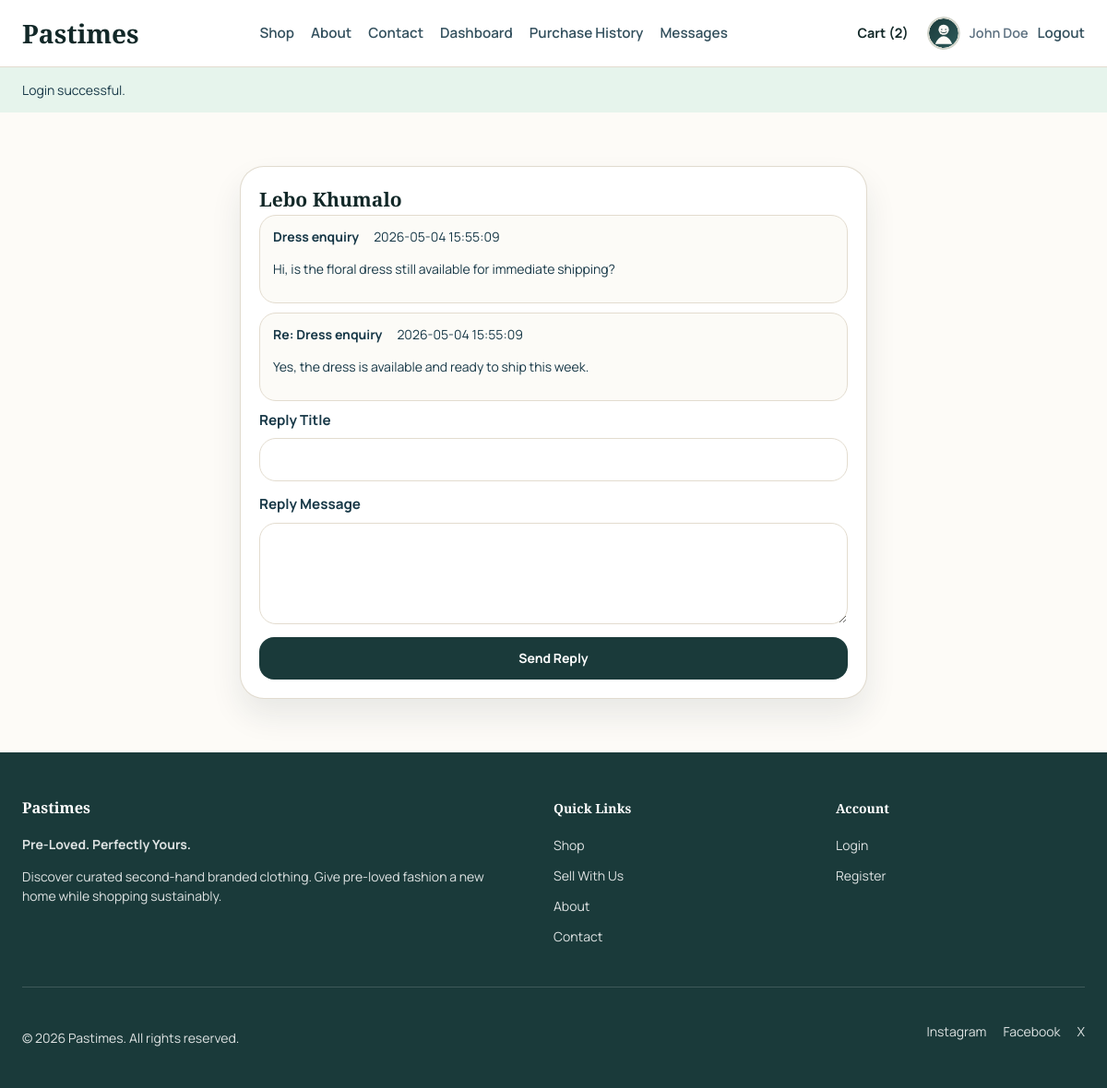
The app's page /conversation.php?id=1 (signed in) with its own data.
### tables this page shows
CREATE TABLE IF NOT EXISTS `tbluser` (
  `user_id` int(11) NOT NULL AUTO_INCREMENT,
  `full_name` varchar(120) NOT NULL,
  `first_name` varchar(60) NOT NULL,
  `last_name` varchar(60) NOT NULL,
  `username` varchar(60) NOT NULL,
  `email` varchar(120) NOT NULL,
  `password_hash` varchar(255) NOT NULL,
  `phone_number` varchar(20) DEFAULT NULL,
  `profile_image_path` varchar(255) DEFAULT NULL,
  `role` enum('customer','seller','admin') NOT NULL DEFAULT 'customer',
  `customer_status` enum('pending','verified','rejected') NOT NULL DEFAULT 'pending',
  `seller_status` enum('none','pending','approved','rejected') NOT NULL DEFAULT 'none',
  `is_active` tinyint(1) NOT NULL DEFAULT 1,
  `created_at` timestamp NOT NULL DEFAULT current_timestamp(),
  `updated_at` timestamp NOT NULL DEFAULT current_timestamp() ON UPDATE current_timestamp(),
  PRIMARY KEY (`user_id`),
  UNIQUE KEY `username` (`username`),
  UNIQUE KEY `email` (`email`)
);

CREATE TABLE IF NOT EXISTS `tblmessage` (
  `message_id` int(11) NOT NULL AUTO_INCREMENT,
  `sender_user_id` int(11) DEFAULT NULL,
  `sender_admin_id` int(11) DEFAULT NULL,
  `receiver_user_id` int(11) DEFAULT NULL,
  `receiver_admin_id` int(11) DEFAULT NULL,
  `related_order_id` int(11) DEFAULT NULL,
  `title` varchar(120) NOT NULL,
  `message_body` text NOT NULL,
  `is_broadcast` tinyint(1) NOT NULL DEFAULT 0,
  `is_read` tinyint(1) NOT NULL DEFAULT 0,
  `created_at` timestamp NOT NULL DEFAULT current_timestamp(),
  PRIMARY KEY (`message_id`),
  KEY `fk_message_sender_user` (`sender_user_id`),
  KEY `fk_message_sender_admin` (`sender_admin_id`),
  KEY `fk_message_receiver_user` (`receiver_user_id`)
);

### includes/functions.php (called while the page is built, shortened)
<?php
function app_url(string $path = ''): string
{
    $suffix = ltrim($path, '/');
    $base = defined('APP_URL_BASE') ? APP_URL_BASE : '';
    return $suffix === '' ? ($base ?: '/') : ($base . '/' . $suffix);
}
function e(?string $value): string
{
    return htmlspecialchars((string) $value, ENT_QUOTES, 'UTF-8');
}
function get_flash(): ?array
{
    $flash = $_SESSION['flash'];
    return $flash;
}
function db(): mysqli
{
    static $connection = null;
    if ($connection instanceof mysqli) {
        return $connection;
    }
    $connection = getDBConnection(true);
    return $connection;
}
function bind_params(mysqli_stmt $statement, string $types, array &$params): void
{
    $bindParams = [$types];
    foreach ($params as $key => &$value) {
        $bindParams[] = &$value;
    }
    call_user_func_array([$statement, 'bind_param'], $bindParams);
}
function db_one(string $sql, string $types = '', array $params = []): ?array
{
    $statement = db()->prepare($sql);
    if ($types !== '' && $params !== []) {
        bind_params($statement, $types, $params);
    }
    $statement->execute();
    $result = $statement->get_result();
    $row = $result ? $result->fetch_assoc() : null;
    return $row ?: null;
}
function db_all(string $sql, string $types = '', array $params = []): array
{
    $statement = db()->prepare($sql);
    if ($types !== '' && $params !== []) {
        bind_params($statement, $types, $params);
    }
    $statement->execute();
    $result = $statement->get_result();
    $rows = $result ? $result->fetch_all(MYSQLI_ASSOC) : [];
    return $rows;
}
function current_user(): ?array
{
    return db_one('SELECT * FROM tblUser WHERE user_id = ?', 'i', [(int) $_SESSION['user_id']]);
}
function current_admin(): ?array
{
    if (!isset($_SESSION['admin_id'])) {
        return null;
    }
    return db_one('SELECT * FROM tblAdmin WHERE admin_id = ?', 'i', [(int) $_SESSION['admin_id']]);
}
function require_user_login(): array
{
    $user = current_user();
    return $user;
}
function cart_count(): int
{
    return Cart::getCartCount();
}
function user_avatar_path(array $user): string
{
    $imagePath = str_replace('\\', '/', trim((string) ($user['profile_image_path'] ?? '')));
    return 'assets/images/uploads/default-avatar.svg';
}

### includes/Marketplace.php (called while the page is built, shortened)
<?php
final class Cart
{
    public static function getSessionCart(): array
    {
        $scopeKey = self::cartScopeKey();
        if ($_SESSION['cart_buckets'][$scopeKey] === []) {
            self::loadDatabaseCartIfNeeded();
        }
        return $_SESSION['cart_buckets'][$scopeKey];
    }
    public static function getCartCount(): int
    {
        return array_sum(self::getSessionCart());
    }
    private static function loadDatabaseCartIfNeeded(): void
    {
        $user = current_user();
        $scopeKey = self::cartScopeKey((int) $user['user_id']);
        try {
            $rows = db_all('SELECT clothes_id, quantity FROM tblCartItem WHERE user_id = ? ORDER BY cart_id ASC', 'i', [(int) $user['user_id']]);
            $cart = [];
            foreach ($rows as $row) {
                $cart[(int) $row['clothes_id']] = (int) $row['quantity'];
            }
        } catch (Throwable $exception) {
        }
    }
    private static function saveSessionCart(array $cart, ?string $scopeKey = null): void
    {
        $scopeKey = $scopeKey ?? self::cartScopeKey();
        foreach ($cart as $productId => $quantity) {
            $productId = (int) $productId;
            $quantity = (int) $quantity;
        }
    }
    private static function cartScopeKey(?int $userId = null): string
    {
        if ($userId === null) {
            $currentUser = current_user();
            $userId = (int) ($currentUser['user_id'] ?? 0);
        }
        return $userId > 0 ? 'user_' . $userId : 'guest';
    }
}

### conversation.php (the view, shortened to what this page needs)
<?php
$user = require_user_login();
$messageId = (int) ($_GET['id'] ?? 0);
$threadMessage = $messageId > 0 ? db_one(
    'SELECT m.*,
            sender_user.full_name AS sender_user_name,
            sender_admin.full_name AS sender_admin_name,
            receiver_user.full_name AS receiver_user_name,
            receiver_admin.full_name AS receiver_admin_name
     FROM tblMessage m
     LEFT JOIN tblUser sender_user ON sender_user.user_id = m.sender_user_id
     LEFT JOIN tblAdmin sender_admin ON sender_admin.admin_id = m.sender_admin_id
     LEFT JOIN tblUser receiver_user ON receiver_user.user_id = m.receiver_user_id
     LEFT JOIN tblAdmin receiver_admin ON receiver_admin.admin_id = m.receiver_admin_id
     WHERE m.message_id = ? AND (m.receiver_user_id = ? OR m.sender_user_id = ? OR m.is_broadcast = 1)',
    'iii',
    [$messageId, (int) $user['user_id'], (int) $user['user_id']]
) : null;
$counterpartId = null;
$counterpartType = null;
$counterpartName = 'Conversation';
if ($threadMessage) {
    if ((int) ($threadMessage['sender_user_id'] ?? 0) === (int) $user['user_id'] && (int) ($threadMessage['receiver_user_id'] ?? 0) > 0) {
        $counterpartType = 'user';
        $counterpartId = (int) $threadMessage['receiver_user_id'];
        $counterpartName = (string) ($threadMessage['receiver_user_name'] ?? 'Conversation');
    } elseif ((int) ($threadMessage['sender_user_id'] ?? 0) === (int) $user['user_id'] && (int) ($threadMessage['receiver_admin_id'] ?? 0) > 0) {
        $counterpartType = 'admin';
        $counterpartId = (int) $threadMessage['receiver_admin_id'];
        $counterpartName = (string) ($threadMessage['receiver_admin_name'] ?? 'Admin');
    } elseif ((int) ($threadMessage['receiver_user_id'] ?? 0) === (int) $user['user_id'] && (int) ($threadMessage['sender_user_id'] ?? 0) > 0) {
        $counterpartType = 'user';
        $counterpartId = (int) $threadMessage['sender_user_id'];
        $counterpartName = (string) ($threadMessage['sender_user_name'] ?? 'Conversation');
    } elseif ((int) ($threadMessage['receiver_user_id'] ?? 0) === (int) $user['user_id'] && (int) ($threadMessage['sender_admin_id'] ?? 0) > 0) {
        $counterpartType = 'admin';
        $counterpartId = (int) $threadMessage['sender_admin_id'];
        $counterpartName = (string) ($threadMessage['sender_admin_name'] ?? 'Admin');
    } else {
        $counterpartName = 'Broadcast';
    }
}
$thread = [];
if ($counterpartId && $counterpartType === 'admin') {
    $thread = db_all(
        'SELECT m.*,
                sender_user.full_name AS sender_user_name,
                sender_admin.full_name AS sender_admin_name,
                receiver_user.full_name AS receiver_user_name,
                receiver_admin.full_name AS receiver_admin_name
         FROM tblMessage m
         LEFT JOIN tblUser sender_user ON sender_user.user_id = m.sender_user_id
         LEFT JOIN tblAdmin sender_admin ON sender_admin.admin_id = m.sender_admin_id
         LEFT JOIN tblUser receiver_user ON receiver_user.user_id = m.receiver_user_id
         LEFT JOIN tblAdmin receiver_admin ON receiver_admin.admin_id = m.receiver_admin_id
         WHERE (m.sender_user_id = ? AND m.receiver_admin_id = ?)
            OR (m.sender_admin_id = ? AND m.receiver_user_id = ?)
         ORDER BY m.created_at ASC',
        'iiii',
        [(int) $user['user_id'], $counterpartId, $counterpartId, (int) $user['user_id']]
    );
} elseif ($counterpartId) {
    $thread = db_all(
        'SELECT m.*,
                sender_user.full_name AS sender_user_name,
                sender_admin.full_name AS sender_admin_name,
                receiver_user.full_name AS receiver_user_name,
                receiver_admin.full_name AS receiver_admin_name
         FROM tblMessage m
         LEFT JOIN tblUser sender_user ON sender_user.user_id = m.sender_user_id
         LEFT JOIN tblAdmin sender_admin ON sender_admin.admin_id = m.sender_admin_id
         LEFT JOIN tblUser receiver_user ON receiver_user.user_id = m.receiver_user_id
         LEFT JOIN tblAdmin receiver_admin ON receiver_admin.admin_id = m.receiver_admin_id
         WHERE (m.sender_user_id = ? AND m.receiver_user_id = ?) OR (m.sender_user_id = ? AND m.receiver_user_id = ?)
         ORDER BY m.created_at ASC',
        'iiii',
        [(int) $user['user_id'], $counterpartId, $counterpartId, (int) $user['user_id']]
    );
}
require_once __DIR__ . '/includes/header.php';
?>
<section class="section">
    <div class="container form-wrap">
        <div class="form-card">
            <h1><?= e($counterpartName); ?></h1>
            <?php foreach ($thread as $message): ?>
                <div class="message-snippet">
                    <div class="message-header">
                        <strong><?= e($message['title']); ?></strong>
                        <span><?= e($message['created_at']); ?></span>
                    </div>
                    <p><?= nl2br(e($message['message_body'])); ?></p>
                </div>
            <?php endforeach; ?>
            <?php if ($counterpartId && $counterpartType): ?>
                <form method="post" class="stacked-form">
                    <label>Reply Title
                        <input name="title" required>
                    </label>
                    <label>Reply Message
                        <textarea name="message_body" required></textarea>
                    </label>
                    <button class="button button-dark button-block" type="submit">Send Reply</button>
                </form>
            <?php else: ?>
                <p class="muted">Broadcast messages are one-way announcements. Direct admin and user conversations can be replied to.</p>
            <?php endif; ?>
        </div>
    </div>
</section>
<?php require_once __DIR__ . '/includes/footer.php'; ?>

### includes/header.php (shortened to what this page needs)
<?php
$user = current_user();
$admin = current_admin();
$flash = get_flash();
$currentPath = basename(parse_url($_SERVER['REQUEST_URI'] ?? '', PHP_URL_PATH) ?: '');
$stylesVersion = @filemtime(__DIR__ . '/../css/styles.css') ?: time();
?>
<!DOCTYPE html>
<html lang="en">
<head>
    <link rel="stylesheet" href="<?= e(app_url('css/styles.css?v=' . $stylesVersion)); ?>">
</head>
<body>
<header class="site-header">
    <div class="container nav-shell">
        <a class="brand-mark" href="<?= e(app_url('index.php')); ?>">Pastimes</a>
        <nav class="site-nav">
            <a class="nav-link<?= $currentPath === 'shop.php' ? ' is-active' : ''; ?>" href="<?= e(app_url('shop.php')); ?>">Shop</a>
            <a class="nav-link<?= $currentPath === 'about.php' ? ' is-active' : ''; ?>" href="<?= e(app_url('about.php')); ?>">About</a>
            <a class="nav-link<?= $currentPath === 'contact.php' ? ' is-active' : ''; ?>" href="<?= e(app_url('contact.php')); ?>">Contact</a>
            <?php if ($user): ?>
                <a class="nav-link<?= $currentPath === 'dashboard.php' ? ' is-active' : ''; ?>" href="<?= e(app_url('dashboard.php')); ?>">Dashboard</a>
                <a class="nav-link<?= $currentPath === 'purchase-history.php' ? ' is-active' : ''; ?>" href="<?= e(app_url('purchase-history.php')); ?>">Purchase History</a>
                <a class="nav-link<?= $currentPath === 'messages.php' ? ' is-active' : ''; ?>" href="<?= e(app_url('messages.php')); ?>">Messages</a>
            <?php endif; ?>
        </nav>
        <div class="nav-actions">
            <a class="cart-link" href="<?= e(app_url('cart.php')); ?>">Cart (<?= e((string) cart_count()); ?>)</a>
            <?php if ($admin): ?>
                <a class="button button-dark button-small admin-top-button" href="<?= e(app_url('admin/index.php')); ?>">Admin Panel</a>
                <a class="button button-light button-small header-action-button" href="<?= e(app_url('admin/messages.php')); ?>">Admin Messages</a>
                <span class="nav-user">Admin <?= e($admin['full_name']); ?></span>
                <a class="nav-link" href="<?= e(app_url('logout.php?scope=admin')); ?>">Logout</a>
            <?php elseif ($user): ?>
                <span class="nav-user nav-user-with-avatar">
                    <span class="nav-avatar-frame">
                        <img class="nav-avatar" src="<?= e(app_url(user_avatar_path($user))); ?>" alt="<?= e($user['full_name']); ?> profile picture">
                    </span>
                    <span><?= e($user['full_name']); ?></span>
                </span>
                <a class="nav-link" href="<?= e(app_url('logout.php')); ?>">Logout</a>
            <?php endif; ?>
        </div>
    </div>
</header>
<?php if ($flash): ?>
    <div class="flash flash-<?= e($flash['type']); ?>">
        <div class="container">
            <?= e($flash['message']); ?>
        </div>
    </div>
<?php endif; ?>
<main class="page-shell">

### records on screen
tbluser: full_name "John Doe"
tblmessage: tbluser.full_name "Lebo Khumalo", title "Dress enquiry", created_at "2026-05-04 15:55:09", message_body "Hi, is the floral dress still available for immediate shipping?"
tblmessage: title "Re: Dress enquiry", created_at "2026-05-04 15:55:09", message_body "Yes, the dress is available and ready to ship this week."

### other values on screen
cart_count() "2"
$flash['message'] "Login successful."
